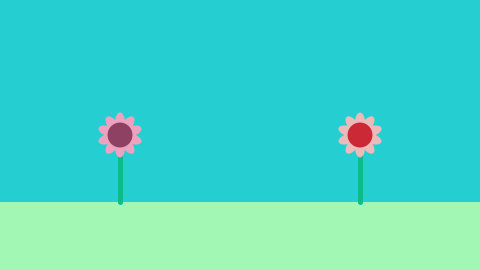
Frame 1 (no input)
Frame 60 (the mouse pressed at the canvas centre just before this capture): identical to frame 1, image omitted
Frame 120 (the mouse held since frame 60 and released just before this capture): identical to frame 1, image omitted

The Processing sketch that drew this single still picture (run headless with seeded random() and noise(); from frame 60 on, the mouse is pressed at the canvas centre):

// Processing sketch: GardenDebugging
// ── GardenDebugging.pde
/**
 * Creating objects practice
 * Have a Flower object drawn in a "garden". They can grow
 * and they can shrink
 * Find the errors!
 */

//declare 2 flowers
Flower f1, f2;

//colour constants
color BACKGROUND_FILL = #25ced1;
color GROUND_FILL = #a3f7b5;

void setup()
{
  size(480, 270);
  noStroke();
  
  //initialize each flower
  f1 = new Flower(width/4, height/2, 3*height/4 - height/2, #8E4162, #EDA2C0);
  f2 = new Flower(width*3/4, height/2, 3*height/4 - height/2, #CC2936, #ebbab9);

  //checks if two flowers equal by the colour of the middle part
  //f1 == f2
  if(f1.getFlowerColour() == f2.getFlowerColour())
  {
    println("They are the same!");
  }
  else
  {
    println("The two flowers are not equal");
  }
}

void draw()
{
  background(BACKGROUND_FILL);
  
  //draw the ground
  fill(GROUND_FILL);
  rect(0, 3*height/4, width, 3*height/4);
  
  //display the three flowers
  f1.display();
  f2.display();
  
  //if a key is pressed, either grow that particular
  //flower or shrink all flowers until they cannot
  if(keyPressed)
  {
    if(key == '1')
    {
      f1.grow();
    }
    else if(key == '2')
    {
      f2.grow();  
    }
    else  //if any other key 
    {
      f1.shrink();
      f2.shrink();
    }
  }
}

// ── Flower.pde
/**
 * Flower class - draws and manages a flower
 */
 
class Flower
{
  private float x, y;    //coordinates of the flower
  private color flowerColour;  //colour of the middle part
  private color petalColour;  //colour of the petals
  private float stemSize;  //the size of the stems
  
  //constant values for the drawing of our object
  private final float PETAL_WIDTH = 10;
  private final float PETAL_HEIGHT = 20;
  private final int NUM_PETALS = 10;
  private final float SIZE = 25;
  private final color STEM_COLOUR = #09BC8A;
  
  public Flower(float xPos, float yPos, float stem, color fillFlower, color fillPetals)
  {
    x = xPos;
    y = yPos;
    flowerColour = fillFlower;
    petalColour = fillPetals;
    stemSize = stem;
  }

  /**
   * Displays the flower
   */  
  public void display()
  {
    //stem
    stroke(STEM_COLOUR);
    strokeWeight(5);
    line(x, y, x, y + stemSize);  //vertical line 
    
    //draw the petals - note there are no logic or syntax errors anywhere
    //in the drawing of the petals, that's just mean
    noStroke();
   
    //everything after this and before the pop will be rotated and translated
    pushMatrix();  
    fill(petalColour);
    translate(x, y);  //translate to the middle of the flower
    //draw a bunch of ellipses that have been rotated
    for(int i = 0; i<NUM_PETALS; i++)
    {
      rotate(PI/5);
      ellipse(0, SIZE/2, PETAL_WIDTH, PETAL_HEIGHT);
    }
    popMatrix();
    
    //the middle portion
    fill(flowerColour);
    ellipse(x, y, SIZE, SIZE);
  }
  
  /**
   * This "grows" the flower - meaning the flower portion moves
   * up the screen and the stem increases
   */
  
  public void grow()
  {
    y--;
    stemSize++;
  }
  
  public void shrink()
  {
    if(stemSize > 0) 
    {
      y++;
      stemSize--;
    }
  }
  
  public color getFlowerColour()
  {
    return flowerColour;
  }
}
